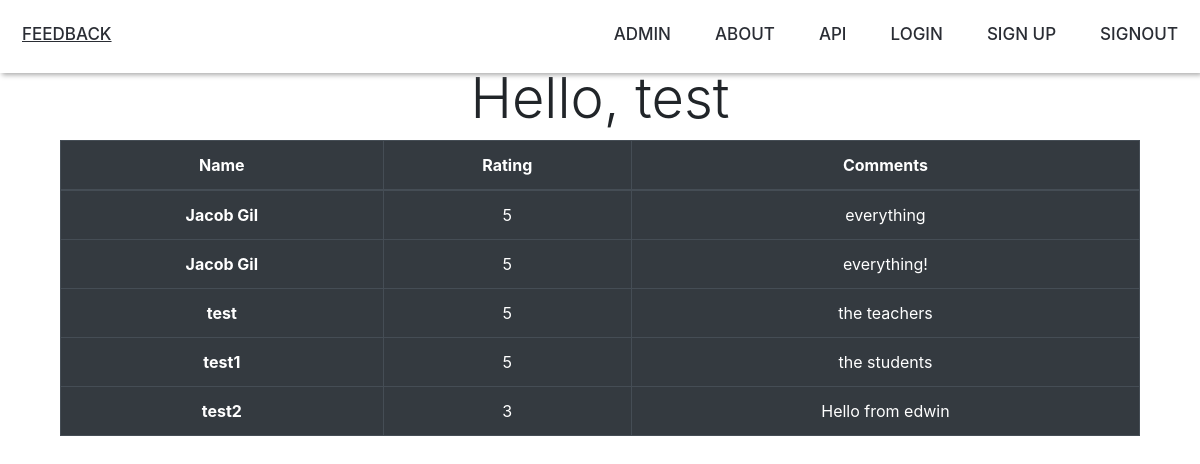
Page /admin (signed in) on the earlier database version.
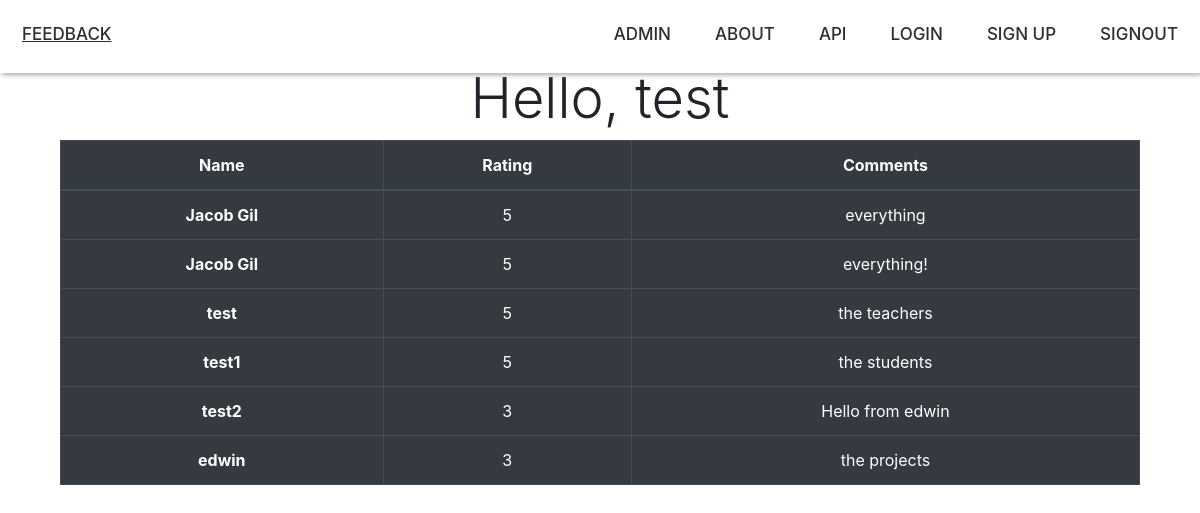
Same page on the later database version.
### main.py (models this page shows, shortened)
class User(db.Model):
    id = db.Column(db.Integer, primary_key=True)
    username = db.Column(db.String(20), unique=True, nullable=False)
    email = db.Column(db.String(120), unique=True, nullable=False)
    password = db.Column(db.String(60), nullable=False)

class SurveyResponse(db.Model):
    id = db.Column(db.Integer, primary_key=True)
    name = db.Column(db.String(20), unique=False, nullable=False)
    email = db.Column(db.String(120), unique=False, nullable=False)
    rating = db.Column(db.String(2), nullable=False)
    comments = db.Column(db.String(524288), nullable=False)

### main.py (the view)
@app.route('/admin')
@login_required
def admin():
    name = current_user.username
    all_data = SurveyResponse.query.all()
    return render_template('admin.html', name=name, responses=all_data)

### main.py (called while the page is built)
@login_manager.user_loader
def load_user(user_id):
    return User.query.get(int(user_id))

### templates/admin.html
{% extends "admin_layout.html" %}
{% block content %}
    <link rel="stylesheet" href="static/css/admin.css"/>
    <link rel='stylesheet' href='https://maxcdnbootstrapcdn.com/bootstrap/4.4.1/css/bootstrap.min.css'>
    <h1 class='display-4 text-center'> Hello, {{name}}</h1>
<div class='text-center container-fluid'>
    <table class="table table-dark table-bordered">
      <thead>
        <tr>
          <th scope="col">Name</th>
          <th scope="col">Rating</th>
          <th scope="col">Comments</th>
        </tr>
      </thead>
       <tbody>
        {% for response in responses %}
        <tr>
            <th scope="row">{{response.name}}</th>
            <td>{{response.rating}}
            </td>
            <td>{{response.comments}}
            </td>
        </tr>
        {% endfor %}
        </tbody>
    </table>
</div>
{% endblock %}

### templates/admin_layout.html (shortened to what this page needs)
<!DOCTYPE html>
<html lang="en">
  <head>
    <link rel="stylesheet" href="static/css/layout.css" />
    <link rel="stylesheet" href="https://use.typekit.net/ufg7hqz.css" />
  </head>
  <body>
    <div id="nav">
      <a href="/" class="nav-item right">FEEDBACK</a>
      <a href="/logout" class="nav-item left">SIGNOUT</a>
      <a href="/signup" class="nav-item left">SIGN UP</a>
      <a href="/login" class="nav-item left">LOGIN</a>
      <a href="/api" class="nav-item left">API</a>
      <a href="/about" class="nav-item left">ABOUT</a>
      <a href="/admin" class="nav-item left">ADMIN</a>
    </div>
    <div class="container">
      {% block content %}{% endblock %}
    </div>
  </body>
</html>

### static/css/layout.css (style rules this page uses)
body, html { background-color: #f2f2f2; color: #575757; width: 100%; height: 100%; font-family: nobel, sans-serif; font-style: normal; margin: 0; padding: 0; }
a { text-decoration: none; color: #575757; transition: 0.3s; }
#nav { left: 0%; right: 0%; top: 0; background-color: white; position: fixed; display: block; transition: top 0.4s; box-shadow: 2px 2px 5px #aaaaaa; z-index: 1; }
.nav-item:first-child { float: left; font-weight: 500; }
.nav-item { color: #2a2d34; float: right; display: block; text-align: center; padding: 22px; text-decoration: none; font-size: 17px; font-weight: 500; }
.nav-item::after { display: block; content: ""; border-bottom: solid 3px #2a363b; transform: scaleX(0); transition: 350ms ease-in-out; transform-origin: 0% 50%; }
body { padding-top: 65px; }

### static/css/admin.css (style rules this page uses)
.text-center { text-align:center!important }
.table-bordered { margin-left: auto; margin-right: auto; }

Differences in the rows shown:
added SurveyResponse: name "edwin", rating "3", comments "the projects"
